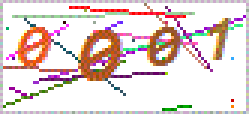
#> input picture model/data/train/0001.png, 83 x 38 px (shown 3 times larger); its folder holds only this picture in this run
$ python verify_image.py
#> lines starting #> are read from the running program, lines starting #| are printed output that depends on the picture
import os
import matplotlib.pyplot as plt
from PIL import Image

IMAGE_DIR = "data/train"

for img in os.listdir(IMAGE_DIR):
    image_path = os.path.join(IMAGE_DIR, img)
    image = Image.open(image_path).convert("L")
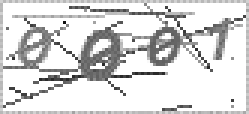
#> image: PIL image 83x38 L (shown 3 times larger); min 15, max 255, mean 217.5

    plt.imshow(image)
    plt.axis("off")
    plt.show(block=False)

    print(img)
#> (the run stopped early here; a loop or call above may not have finished)

$ run again, on model/data/train/0356.png
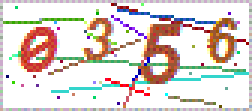
#> input picture model/data/train/0356.png, 84 x 37 px (shown 3 times larger)
#> `image = Image.open(image_path).convert("L")`:
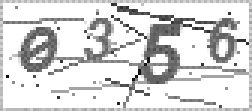
#> image: PIL image 84x37 L (shown 3 times larger); min 12, max 255, mean 215.2

$ run again, on model/data/train/0414.png
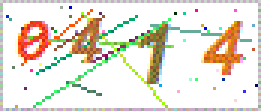
#> input picture model/data/train/0414.png, 87 x 37 px (shown 3 times larger)
#> `image = Image.open(image_path).convert("L")`:
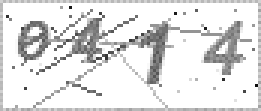
#> image: PIL image 87x37 L (shown 3 times larger); min 12, max 255, mean 226.6

$ run again, on model/data/train/0465_1.png
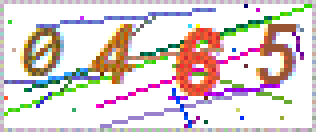
#> input picture model/data/train/0465_1.png, 79 x 33 px (shown 4 times larger)
#> `image = Image.open(image_path).convert("L")`:
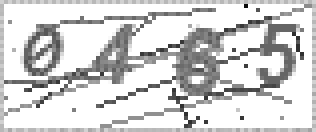
#> image: PIL image 79x33 L (shown 4 times larger); min 12, max 255, mean 211.6

$ run again, on model/data/train/0026.png
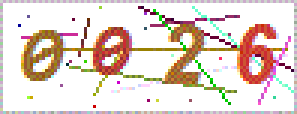
#> input picture model/data/train/0026.png, 99 x 38 px (shown 3 times larger)
#> `image = Image.open(image_path).convert("L")`:
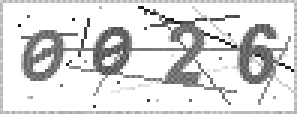
#> image: PIL image 99x38 L (shown 3 times larger); min 17, max 255, mean 217.8
